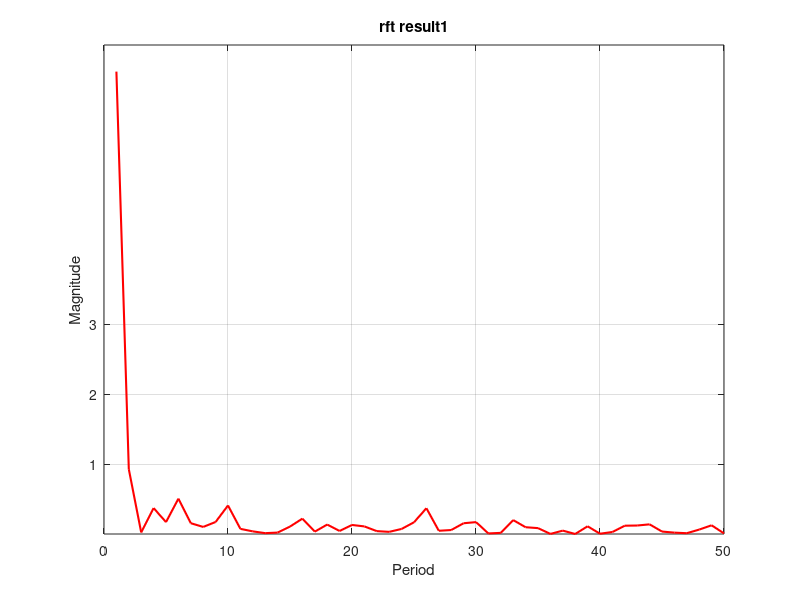

MATLAB code for this plot:
clc;
close all;
clear all;
% Define the EIIP values for each amino acid
EIIP_VALUES = containers.Map( ...
    {'A', 'R', 'N', 'D', 'C', 'Q', 'E', 'G', 'H', 'I', 'L', 'K', 'M', 'F', 'P', 'S', 'T', 'W', 'Y', 'V'}, ...
    [0.0373, 0.0959, 0.0036, 0.1263, 0.0829, 0.0761, 0.0058, 0.0050, 0.0242, 0.0000, ...
     0.0000, 0.0823, 0.0829, 0.0946, 0.0198, 0.0829, 0.0941, 0.0548, 0.0516, 0.0057]);

% Input two protein sequences
sequence1 = 'MVLSGEDKSNIKAAWGKIGGHGAEYGAEALERMFASFPTTKTYFPHFDVSHGSAQVKGHGKKVADALASAAGHLDDLPGALSALSDLHAHKLRVDPVNFKLLSHCLLVTLASHHPADFTPAVHASLDKFLASVSTVLTSKYR';
sequence2 = 'MVLSADDKTNIKNCWGKIGGHGGEYGEEALQRMFAAFPTTKTYFSHIDVSPGSAQVKAHGKKVADALAKAADHVEDLPGALSTLSDLHAHKLRVDPVNFKFLSHCLLVTLACHHPGDFTPAMHASLDKFLASVSTVLTSKYR';

% Convert both sequences to EIIP values
eiip_sequence1 = zeros(1, length(sequence1));  % Preallocate array for sequence1
eiip_sequence2 = zeros(1, length(sequence2));  % Preallocate array for sequence2

% Loop over the first sequence
for i = 1:length(sequence1)
    aa = sequence1(i);  % Get the amino acid at position i in sequence1
    eiip_sequence1(i) = EIIP_VALUES(aa);  % Get the corresponding EIIP value
end

% Loop over the second sequence
for i = 1:length(sequence2)
    aa = sequence2(i);  % Get the amino acid at position i in sequence2
    eiip_sequence2(i) = EIIP_VALUES(aa);  % Get the corresponding EIIP value
end

% Set maximum period for RFT computation
max_period = 50;

%ramanujan sum
function cq =  ramanujan_sum(q,n);
cq=0;
for k=1:q
   if gcd(k,q)==1;
   cq = cq + exp ( i * 2 * pi * k * n / q );
      end
    end
  end

% ramanujan fourier transform coefficient
function rft_result = rft(signal, max_period)
    rft_result = zeros(1, max_period);
for q = 1:max_period
  phi_q = numel(find(gcd(1:q, q) == 1)); % Compute phi(q)
   xq = 0;
for n = 1:length(signal)
   xq = xq + signal(n) * ramanujan_sum(q, n);  % Accumulate sum
    end
    xq = (1 / phi_q) * xq;
    rft_result(q) = abs(xq);
 end
end

rft_result1 = rft(eiip_sequence1,50);
rft_result2 = rft(eiip_sequence2,50);

figure;
plot(1:50, rft_result1, 'r', 'LineWidth', 1.5);
title('rft result1');
xlabel('Period');
ylabel('Magnitude');
grid on;

yticks(1:3);
